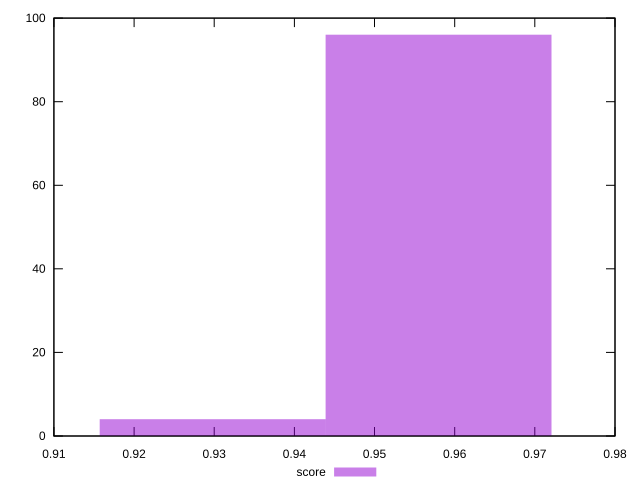

The script that saved this image:
reset
set terminal svg size 640, 490 enhanced background rgb 'white'
set output "reprap/first-contentful-paint/samples/pages+cached+noadtech/score/histogram.svg"

$score <<EOF
0.9579789444116052 96
0.9298030931053816 4
EOF

set key outside below
set boxwidth 0.028175851306223684
set yrange [0:100]
set style fill transparent solid 0.5 noborder

plot \
  $score title "score" with boxes, \


reset
